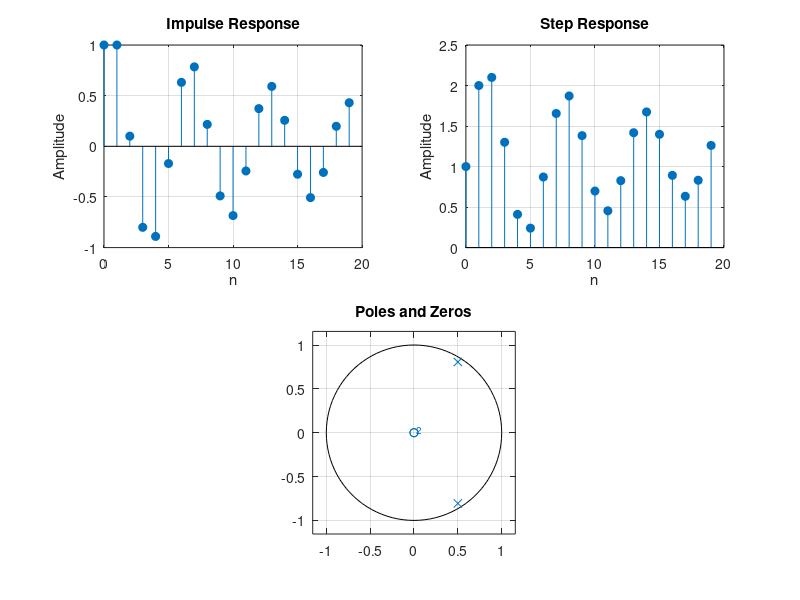

Write MATLAB code to recreate this figure.

b = [1];          
a = [1 -1 0.9];   

[z, p, k] = tf2zp(b, a); 

N = 20;
impulse_input = [1; zeros(N-1, 1)]; 
impulse_response = filter(b, a, impulse_input);

step_input = ones(N, 1); 
step_response = filter(b, a, step_input);

figure;

subplot(2, 2, 1);
stem(0:N-1, impulse_response, 'filled');
title('Impulse Response');
xlabel('n'); ylabel('Amplitude');
grid on;

subplot(2, 2, 2);
stem(0:N-1, step_response, 'filled');
title('Step Response');
xlabel('n'); ylabel('Amplitude');
grid on;

subplot(2, 2, [3, 4]);
zplane(b, a); 
title('Poles and Zeros');
grid on;

disp('Zeros:');
disp(z);
disp('Poles:');
disp(p);
